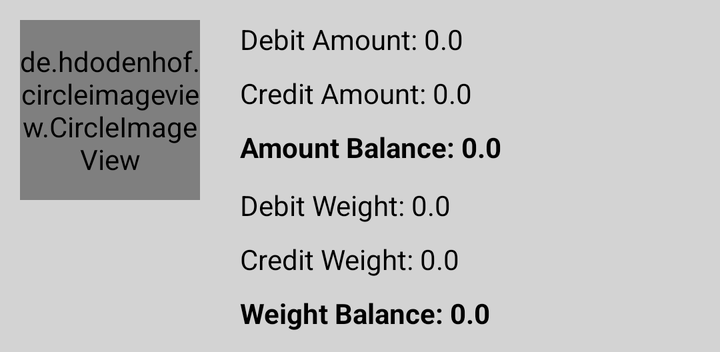
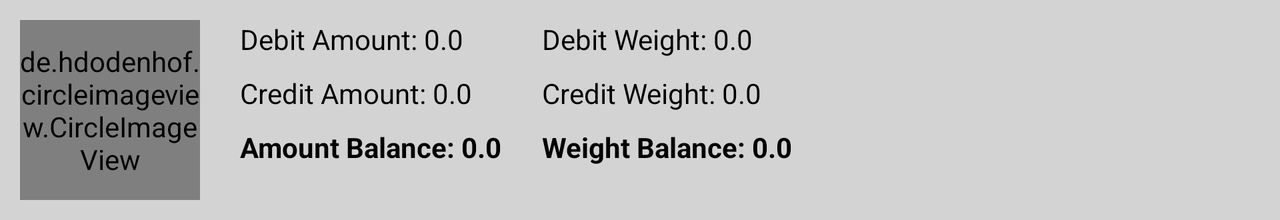

An Android layout and its configuration variant, each rendered on a device that would load it. The default file and the variant file are quoted in full after the pictures.
<!-- AndroidManifest.xml: application theme AppTheme -->
<!-- res/layout/person_header_view.xml -->
<?xml version="1.0" encoding="utf-8"?>
<layout xmlns:android="http://schemas.android.com/apk/res/android">

    <RelativeLayout
        android:layout_width="match_parent"
        android:layout_height="wrap_content"
        android:background="#d3d3d3"
        android:padding="10dp">

        <de.hdodenhof.circleimageview.CircleImageView
            android:id="@+id/user_img"
            android:layout_width="90dp"
            android:layout_height="90dp"
            android:scaleType="centerCrop" />

        <LinearLayout
            android:id="@+id/amountContainer"
            android:layout_width="match_parent"
            android:layout_height="wrap_content"
            android:layout_marginLeft="20dp"
            android:layout_toRightOf="@+id/user_img"
            android:orientation="vertical">

            <TextView
                android:id="@+id/debitAmt"
                android:layout_width="wrap_content"
                android:layout_height="wrap_content"
                android:text="Debit Amount: 0.0"
                android:textColor="@android:color/black" />

            <TextView
                android:id="@+id/creditAmt"
                android:layout_width="wrap_content"
                android:layout_height="wrap_content"
                android:layout_marginTop="8dp"
                android:text="Credit Amount: 0.0"
                android:textColor="@android:color/black" />


            <TextView
                android:id="@+id/balance"
                android:layout_width="wrap_content"
                android:layout_height="wrap_content"
                android:layout_marginTop="8dp"
                android:text="Amount Balance: 0.0"
                android:textColor="@android:color/black"
                android:textStyle="bold" />

        </LinearLayout>


        <LinearLayout
            android:layout_width="match_parent"
            android:layout_height="wrap_content"
            android:layout_below="@+id/amountContainer"
            android:layout_marginLeft="20dp"
            android:layout_marginTop="10dp"
            android:layout_toRightOf="@+id/user_img"
            android:orientation="vertical">

            <TextView
                android:id="@+id/debitWgt"
                android:layout_width="wrap_content"
                android:layout_height="wrap_content"
                android:text="Debit Weight: 0.0"
                android:textColor="@android:color/black" />

            <TextView
                android:id="@+id/creditWgt"
                android:layout_width="wrap_content"
                android:layout_height="wrap_content"
                android:layout_marginTop="8dp"
                android:text="Credit Weight: 0.0"
                android:textColor="@android:color/black" />


            <TextView
                android:id="@+id/wgtbalance"
                android:layout_width="wrap_content"
                android:layout_height="wrap_content"
                android:layout_marginTop="8dp"
                android:text="Weight Balance: 0.0"
                android:textColor="@android:color/black"
                android:textStyle="bold" />

        </LinearLayout>


    </RelativeLayout>

</layout>
<!-- resources referenced by this layout -->
<resources>
  <style name="AppTheme" parent="Theme.AppCompat.Light.DarkActionBar">
          
          <item name="colorPrimary">@color/colorPrimary</item>
          <item name="colorPrimaryDark">@color/colorPrimaryDark</item>
          <item name="colorAccent">@color/colorAccent</item>
      </style>
</resources>
<!-- res/layout-land/person_header_view.xml (the repository's variant of the layout above) -->
<!-- drawn on the phone turned sideways -->
<?xml version="1.0" encoding="utf-8"?>
<layout xmlns:android="http://schemas.android.com/apk/res/android">

    <RelativeLayout
        android:layout_width="match_parent"
        android:layout_height="wrap_content"
        android:background="#d3d3d3"
        android:padding="10dp">

        <de.hdodenhof.circleimageview.CircleImageView
            android:id="@+id/user_img"
            android:layout_width="90dp"
            android:layout_height="90dp"
            android:scaleType="centerCrop" />

        <LinearLayout
            android:id="@+id/amountContainer"
            android:layout_width="wrap_content"
            android:layout_height="wrap_content"
            android:layout_marginLeft="20dp"
            android:layout_toRightOf="@+id/user_img"
            android:orientation="vertical">

            <TextView
                android:id="@+id/debitAmt"
                android:layout_width="wrap_content"
                android:layout_height="wrap_content"
                android:text="Debit Amount: 0.0"
                android:textColor="@android:color/black" />

            <TextView
                android:id="@+id/creditAmt"
                android:layout_width="wrap_content"
                android:layout_height="wrap_content"
                android:layout_marginTop="8dp"
                android:text="Credit Amount: 0.0"
                android:textColor="@android:color/black" />


            <TextView
                android:id="@+id/balance"
                android:layout_width="wrap_content"
                android:layout_height="wrap_content"
                android:layout_marginTop="8dp"
                android:text="Amount Balance: 0.0"
                android:textColor="@android:color/black"
                android:textStyle="bold" />

        </LinearLayout>


        <LinearLayout
            android:layout_width="wrap_content"
            android:layout_height="wrap_content"
            android:layout_marginLeft="20dp"
            android:layout_toRightOf="@+id/amountContainer"
            android:orientation="vertical">

            <TextView
                android:id="@+id/debitWgt"
                android:layout_width="wrap_content"
                android:layout_height="wrap_content"
                android:text="Debit Weight: 0.0"
                android:textColor="@android:color/black" />

            <TextView
                android:id="@+id/creditWgt"
                android:layout_width="wrap_content"
                android:layout_height="wrap_content"
                android:layout_marginTop="8dp"
                android:text="Credit Weight: 0.0"
                android:textColor="@android:color/black" />


            <TextView
                android:id="@+id/wgtbalance"
                android:layout_width="wrap_content"
                android:layout_height="wrap_content"
                android:layout_marginTop="8dp"
                android:text="Weight Balance: 0.0"
                android:textColor="@android:color/black"
                android:textStyle="bold" />

        </LinearLayout>


    </RelativeLayout>

</layout>
